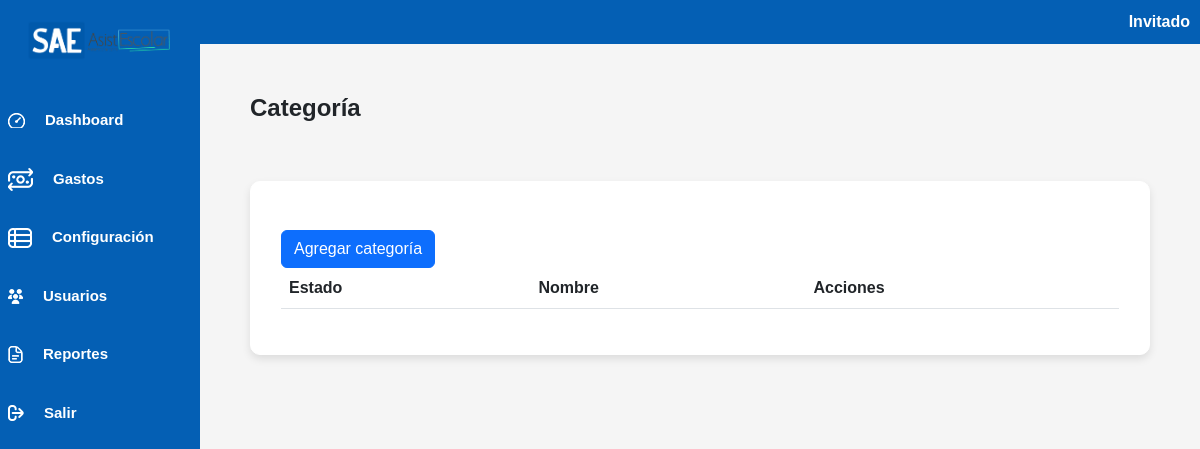
Before: /controlador/categoria_controlador.php?id=1 with the older database file.
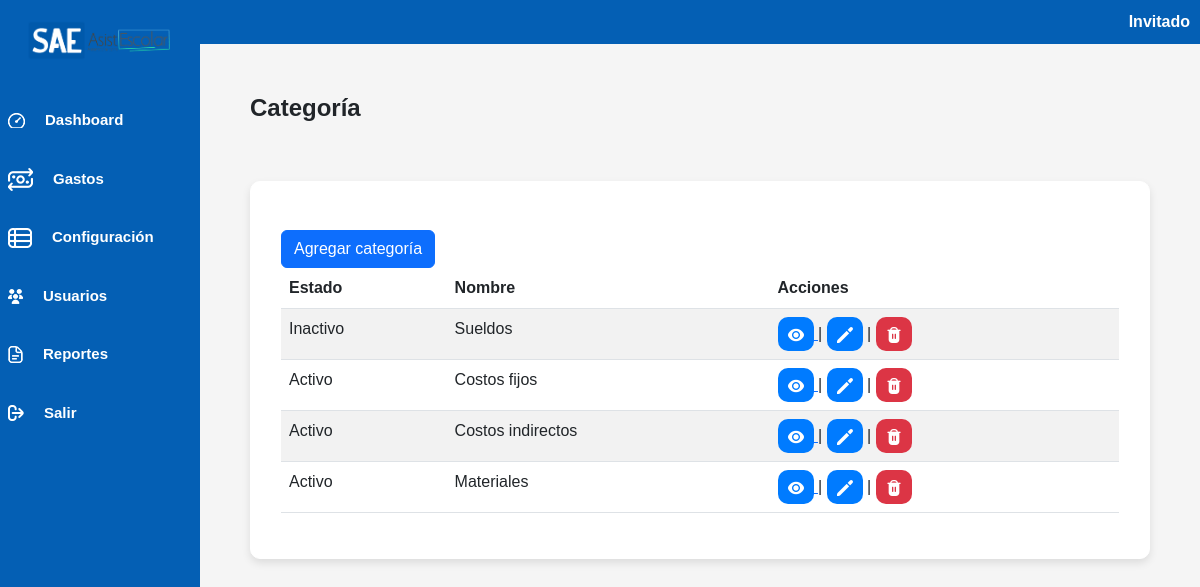
After: the same page with the newer database file.
### tables this page shows
CREATE TABLE `categoria` (
  `ID_Categoria` int(11) NOT NULL,
  `ID_Proyecto` int(11) NOT NULL,
  `Nombre` varchar(50) NOT NULL,
  `Estado` tinyint(1) NOT NULL DEFAULT 1
);

### controlador/categoria_controlador.php (called while the page is built, shortened)
<?php
require_once("../modelo/categoria_modelo.php");
$objCategoria = new Categoria();
if (isset($_GET['id'])) {
    $idProyecto = $_GET['id'];
}
$data = $objCategoria->buscarCategoriaPorIDProyecto($idProyecto);
require_once("vista_controlador.php");
require_once("../vista/categoria_vista.php");
?>

### modelo/conexionPDO.php (called while the page is built, shortened)
<?php
class Conexion {
    private $conexion;
    function __construct(){
        $servidor="localhost";
        $usuarioBD="root";
        $claveBD="";
        $bd="fiscor";
        try {
            $this->conexion=new PDO("mysql:host=$servidor;dbname=$bd",$usuarioBD,$claveBD);
            $this->conexion->setAttribute(PDO::ATTR_ERRMODE,PDO::ERRMODE_EXCEPTION);
        }
        catch(PDOException $fallo){
            die ("La conexion ha fallado.".$fallo->getMessage());
        }
    }
    public function conectar(){
        return $this->conexion;
    }
}
?>

### modelo/categoria_modelo.php (called while the page is built, shortened)
<?php
require_once("../modelo/conexionPDO.php");
class Categoria extends Conexion {
    private $conexion;
    public function __construct() {
        $this->conexion = new Conexion();
        $this->conexion = $this->conexion->conectar();
    }
    public function buscarCategoriaPorIDProyecto($ID_Proyecto) {
        try {
            $sql = "SELECT * FROM Categoria WHERE ID_Proyecto = :ID_Proyecto";
            $stmt = $this->conexion->prepare($sql);
            $stmt->bindParam(':ID_Proyecto', $ID_Proyecto);
            $stmt->execute();
            return $stmt->fetchAll(PDO::FETCH_ASSOC);
        } catch (PDOException $e) {
            error_log("Error al buscar categorías por ID de proyecto: " . $e->getMessage(), 0);
            return array();
        }
    }
}
?>

### vista/categoria_vista.php (the view, shortened to what this page needs)
<?php
$nombreUsuario = isset($_SESSION['usuario']) ? $_SESSION['usuario'] : 'Invitado';
?>
<!DOCTYPE html>
<html lang="es">
<head>
    <link rel="stylesheet" href="../vista/css/bootstrap.min.css">
    <link rel="stylesheet" href="../vista/css/dataTables.bootstrap5.css">
    <link rel="stylesheet" type="text/css" href="../vista/css/estilosinicio.css">
</head>
<body>
<?php imprimirTopBar($nombreUsuario); ?>
    <div class="contenedor">
        <div class="barra-lateral">
            <?php imprimirBarraLateral(); ?>
        </div>
        <div class="contenido">
            <h1>Categoría</h1>
        </div>
    </div>
    <div class="contenedor-categoria px-6 pt-5">
        <div id="tabla_div">
            <a href="#" class="modal_abrir btn btn-primary">Agregar categoría</a>
            <table id="tabla" class="table table-striped" style="width:100%">
                <thead>
                    <tr>
                        <th>Estado</th>
                        <th>Nombre</th>
                        <th>Acciones</th>
                    </tr>
                </thead>
                <tbody>
                    <?php
                    if (isset($data) && is_array($data)) {
                        foreach ($data as $row) {
                            if (is_array($row)) {
                                echo "<tr>";
                                $estado = ($row['Estado'] == 1) ? 'Activo' : 'Inactivo';
                                echo "<td>" . htmlspecialchars($estado, ENT_QUOTES, 'UTF-8') . "</td>";
                                echo "<td>" . htmlspecialchars($row['Nombre'], ENT_QUOTES, 'UTF-8') . "</td>";
                                echo "<td>
                                        <a href='../controlador/item_controlador.php?id=" . htmlspecialchars($row['ID_Categoria'], ENT_QUOTES, 'UTF-8') . "'>
                                            <button class='btn-azul'>
                                                <img src='../vista/img/ojo.png' alt='ojo'>
                                            </button>
                                        </a>
                                        |
                                        <button class='editarCategoria btn-azul' data-id='" . htmlspecialchars($row['ID_Categoria'], ENT_QUOTES, 'UTF-8') . "' data-nombre='" . htmlspecialchars($row['Nombre'], ENT_QUOTES, 'UTF-8') . "' data-estado='" . htmlspecialchars($row['Estado'], ENT_QUOTES, 'UTF-8') . "'>
                                            <img src='../vista/img/editar.png' alt='editar'>
                                        </button>
                                        |
                                        <a href='?eliminarId=" . htmlspecialchars($row['ID_Categoria'], ENT_QUOTES, 'UTF-8') . "'>
                                            <button class='btn-rojo'>
                                                <img src='../vista/img/eliminar.png' alt='eliminar'>
                                            </button>
                                        </a>
                                    </td>";
                                echo "</tr>";
                            } else {
                                echo "<tr><td colspan='3'>Dato incorrecto en la fila.</td></tr>";
                            }
                        }
                    } else {
                        echo "<tr><td colspan='3'>No hay datos disponibles.</td></tr>";
                    }
                    ?>
                </tbody>
            </table>
        </div>
    </div>
</body>
</html>

### controlador/vista_controlador.php
<?php
function imprimirTopBar($nombreUsuario) {
    ?>
    <div class="top-bar">
        <div class="user-info">
            <span><?php echo htmlspecialchars($nombreUsuario, ENT_QUOTES, 'UTF-8'); ?></span>
        </div>
    </div>
    <?php
}
function imprimirBarraLateral() {
    ?>
    <div class="logo">
        <img src="../vista/img/logo.png" alt="Logo">
    </div>
    <ul class="menu">
        <li><img src="../vista/img/dashboard.png" alt="dashboard"><a href="#"><i class="icon-dashboard"></i><b>Dashboard</b></a></li>
        <li><img src="../vista/img/gastos.png" alt="usuargastosios"><a href="../controlador/gastos_controlador.php"><i class="icon-gastos"></i><b>Gastos</b></a></li>
        <li><img src="../vista/img/configuracion.png" alt="configuracion"><a href="../controlador/Proyecto_controlador.php"><i class="icon-configuracion"></i><b>Configuración</b></a></li>
        <li><img src="../vista/img/usuarios.png" alt="usuarios"><a href="#"><i class="icon-usuarios"></i><b>Usuarios</b></a></li>
        <li><img src="../vista/img/reportes.png" alt="reportes"><a href="#"><i class="icon-reportes"></i><b>Reportes</b></a></li>
        <li><img src="../vista/img/salir.png" alt="Volver"><a href="../vista/inicio.php?Volver"><i class="icon-volver"></i><b>Salir</b></a></li>
    </ul>
    <?php
}
?>

### vista/css/estilosinicio.css (style rules this page uses)
body { margin: 0; font-family: 'Poppins', sans-serif !important; background-color: #f5f5f5; }
.contenedor { display: flex; }
.contenido { padding: 50px; height: auto; padding-left: 250px; }
.px-6 { margin: 0 auto; max-width: 2000px; max-height: 1000px; }
.contenedor-categoria { background-color: white; border: 1px solid rgb(255, 255, 255); padding: 20px; padding-left: 30px; padding-right: 30px; padding-top: 30px; padding-bottom: 30px; box-shadow: 0 4px 8px rgba(0, 0, 0, 0.1); border-radius: 10px; width: 75%; max-width: 1200px; margin-left: 250px; }
.barra-lateral { width: 200px; height: 100%; background-color: #045fb4; position: fixed; top: 0; left: 0; overflow-x: hidden; padding-top: 20px; }
.logo { text-align: center; margin-bottom: 30px; }
.logo img { width: 150px; height: auto; }
.menu { list-style-type: none; padding: 0; }
.menu li { padding: 8px; display: flex; align-items: center; color: #fff; }
.menu li a { display: flex; color: #fff; text-decoration: none; padding: 10px 10px; margin-left: 10px; align-items: center; font-size: 15px; }
h1 { font-size: 24px; font-weight: bold; }
.top-bar { background-color: #045fb4 ; color: white; padding: 10px; display: flex; justify-content: flex-end; align-items: center; }
.top-bar .user-info { display: flex; align-items: center; }
.top-bar .user-info span { font-weight: bold; }
.btn-azul { background-color: #007bff; color: white; border: none; padding: 5px 10px; cursor: pointer; border-radius: 10px; }
.btn-rojo { background-color: #dc3545; color: white; border: none; padding: 5px 10px; cursor: pointer; border-radius: 10px; }

Changed rows visible on the page:
added categoria: Estado "Inactivo", Nombre "Sueldos"
added categoria: Estado "Activo", Nombre "Costos fijos"
added categoria: Estado "Activo", Nombre "Costos indirectos"
added categoria: Estado "Activo", Nombre "Materiales"
